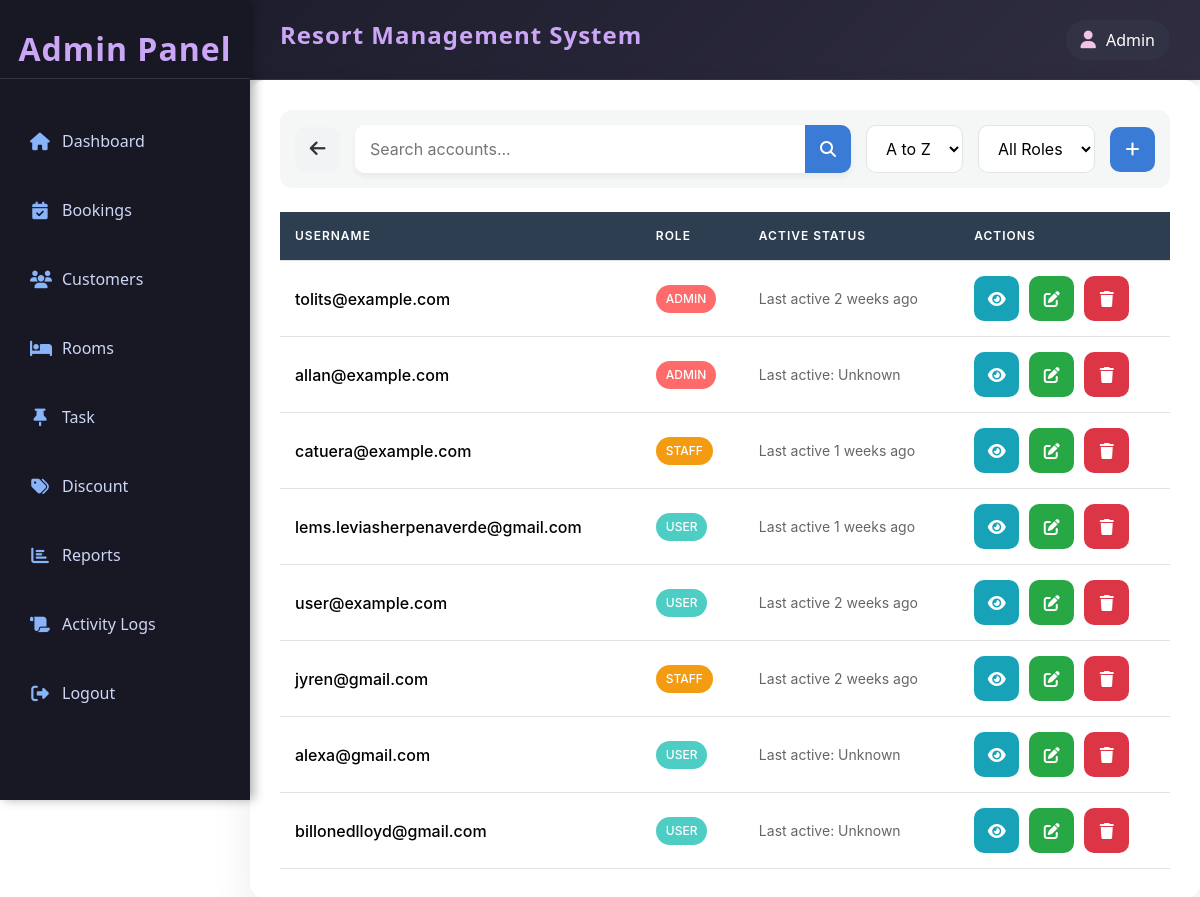
The page /admin/customer/index.php (signed in) on the database as committed earlier.
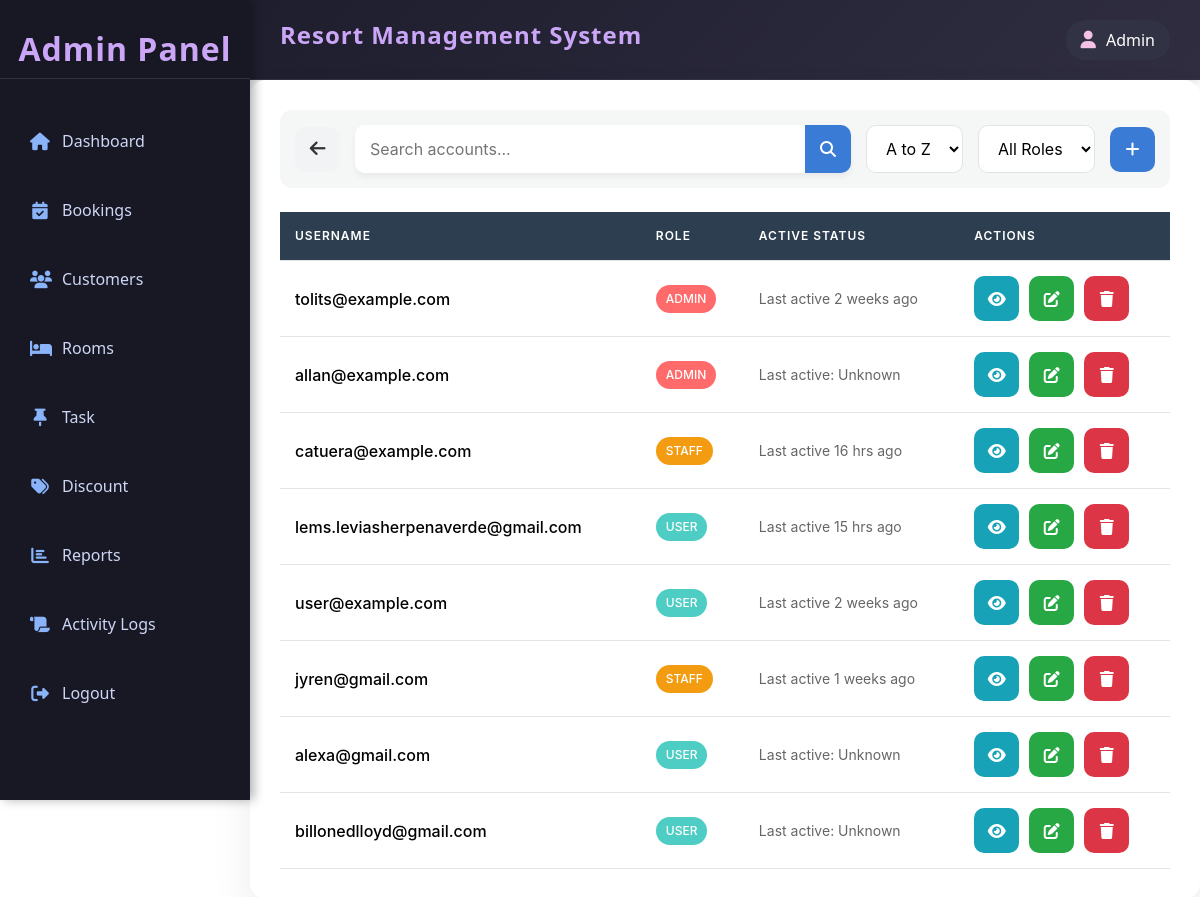
The same page on the database as committed later.
### tables this page shows
CREATE TABLE IF NOT EXISTS `account` (
  `account_id` int(11) NOT NULL AUTO_INCREMENT,
  `username` varchar(50) NOT NULL,
  `password` varchar(50) NOT NULL,
  `role` enum('user','admin','staff') NOT NULL,
  `last_active` datetime DEFAULT NULL,
  `created_at` timestamp NOT NULL DEFAULT current_timestamp(),
  `updated_at` timestamp NULL DEFAULT NULL,
  `deleted_at` datetime DEFAULT NULL,
  PRIMARY KEY (`account_id`)
);

### admin/customer/index.php (the view, shortened to what this page needs)
<?php
include('../../resources/database/config.php');
include ('../includes/template.php');
function timeAgo($datetime) {
    $timestamp = strtotime($datetime);
    if (!$timestamp || $timestamp == 0) {
        return "Last active: Unknown";
    }
    $current_time = time();
    $diff = $current_time - $timestamp;
    if ($diff < 60) {
        return "Last active just now";
    } elseif ($diff < 3600) {
        return "Last active " . floor($diff / 60) . " mins ago";
    } elseif ($diff < 86400) {
        return "Last active " . floor($diff / 3600) . " hrs ago";
    } elseif ($diff < 7 * 86400) {
        return "Last active " . floor($diff / 86400) . " days ago";
    } elseif ($diff < 30 * 86400) {
        return "Last active " . floor($diff / (7 * 86400)) . " weeks ago";
    } elseif ($diff < 365 * 86400) {
        return "Last active " . floor($diff / (30 * 86400)) . " months ago";
    } else {
        return "Last active " . floor($diff / (365 * 86400)) . " years ago";
    }
}
?>
<link rel="stylesheet" href="https://cdnjs.cloudflare.com/ajax/libs/font-awesome/6.4.2/css/all.min.css">
<link rel="stylesheet" href="https://cdn.jsdelivr.net/npm/bootstrap@5.3.0/dist/css/bootstrap.min.css">
</head>
<body>
    <div class="content">
        <?php
        include('filter.php');
        ?>
        <br>
        <table class="account-table">
        <thead>
            <tr>
                <th>Username</th>
                <th>Role</th>
                <th>Active Status</th>
                <th>Actions</th>
            </tr>
        </thead>
        <tbody>
            <?php
            while ($row = mysqli_fetch_assoc($result)) {
                echo "<tr>
                    <td>
                        <div class='user-profile'>
                            <div class='username'>{$row['username']}</div>
                        </div>
                    </td>
                    <td>
                        <span class='role-badge role-{$row['role']}'>{$row['role']}</span>
                    </td>
                    <td>
                        <div class='activity-status'>
                            <span class='last-active-text'>" . timeAgo($row['last_active']) . "</span>
                        </div>
                    </td>
                    <td>
                        <div class='action-buttons'>
                            <a href='view.php?id={$row['account_id']}' class='action-btn view-btn' title='View Details'>
                                <i class='fas fa-eye'></i>
                            </a>
                            <a href='edit.php?id={$row['account_id']}' class='action-btn edit-btn' title='Edit Account'>
                                <i class='fas fa-edit'></i>
                            </a>
                            <button class='action-btn delete-btn' type='button' onclick='openPopup({$row['account_id']})' title='Delete Account'>
                                <i class='fas fa-trash'></i>
                            </button>
                            <div class='popup-overlay' id='popup-{$row['account_id']}' style='color: black; display: none;'>
                                    <form action='delete.php?id={$row['account_id']}' method='post'>
                                        <span class='close-btn' onclick='closePopup({$row['account_id']})'>&times;</span>
                                        <input type='hidden' name='account_id' value='{$row['account_id']}'>
                                        <button type='button' class='form-control cancel-btn' onclick='closePopup({$row['account_id']})'>NO</button>
                                    </form>
                            </div>
                        </div>
                    </td>
                </tr>";
            }
            ?>
        </tbody>
    </table>
    </div>
</body>
</html>

Rows that differ between the two databases and show on the page:
changed account "catuera@example.com": last_active "Last active 1 weeks ago" → "Last active 16 hrs ago"
changed account "lems.leviasherpenaverde@gmail.com": last_active "Last active 1 weeks ago" → "Last active 15 hrs ago"
changed account "jyren@gmail.com": last_active "Last active 2 weeks ago" → "Last active 1 weeks ago"
